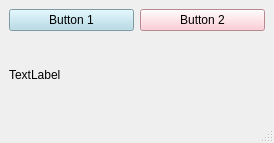
<ui version="4.0" >
 <class>MainWindow</class>
 <widget class="QMainWindow" name="MainWindow" >
  <property name="geometry" >
   <rect>
    <x>0</x>
    <y>0</y>
    <width>274</width>
    <height>143</height>
   </rect>
  </property>
  <property name="windowTitle" >
   <string>Gui Example</string>
  </property>
  <widget class="QWidget" name="centralwidget" >
   <property name="geometry" >
    <rect>
     <x>0</x>
     <y>34</y>
     <width>274</width>
     <height>82</height>
    </rect>
   </property>
   <layout class="QGridLayout" name="gridLayout" >
    <item row="0" column="0" >
     <widget class="QPushButton" name="button1" >
      <property name="styleSheet" >
       <string notr="true" >background-color:lightblue</string>
      </property>
      <property name="text" >
       <string>Button 1</string>
      </property>
     </widget>
    </item>
    <item row="0" column="1" >
     <widget class="QPushButton" name="button2" >
      <property name="styleSheet" >
       <string notr="true" >background-color:pink</string>
      </property>
      <property name="text" >
       <string>Button 2</string>
      </property>
     </widget>
    </item>
    <item row="1" column="0" colspan="2" >
     <widget class="QLabel" name="label" >
      <property name="text" >
       <string>TextLabel</string>
      </property>
     </widget>
    </item>
   </layout>
  </widget>
  <widget class="QMenuBar" name="menubar" >
   <property name="geometry" >
    <rect>
     <x>0</x>
     <y>0</y>
     <width>274</width>
     <height>34</height>
    </rect>
   </property>
  </widget>
  <widget class="QStatusBar" name="statusbar" >
   <property name="geometry" >
    <rect>
     <x>0</x>
     <y>116</y>
     <width>274</width>
     <height>27</height>
    </rect>
   </property>
  </widget>
 </widget>
 <resources/>
 <connections/>
</ui>
